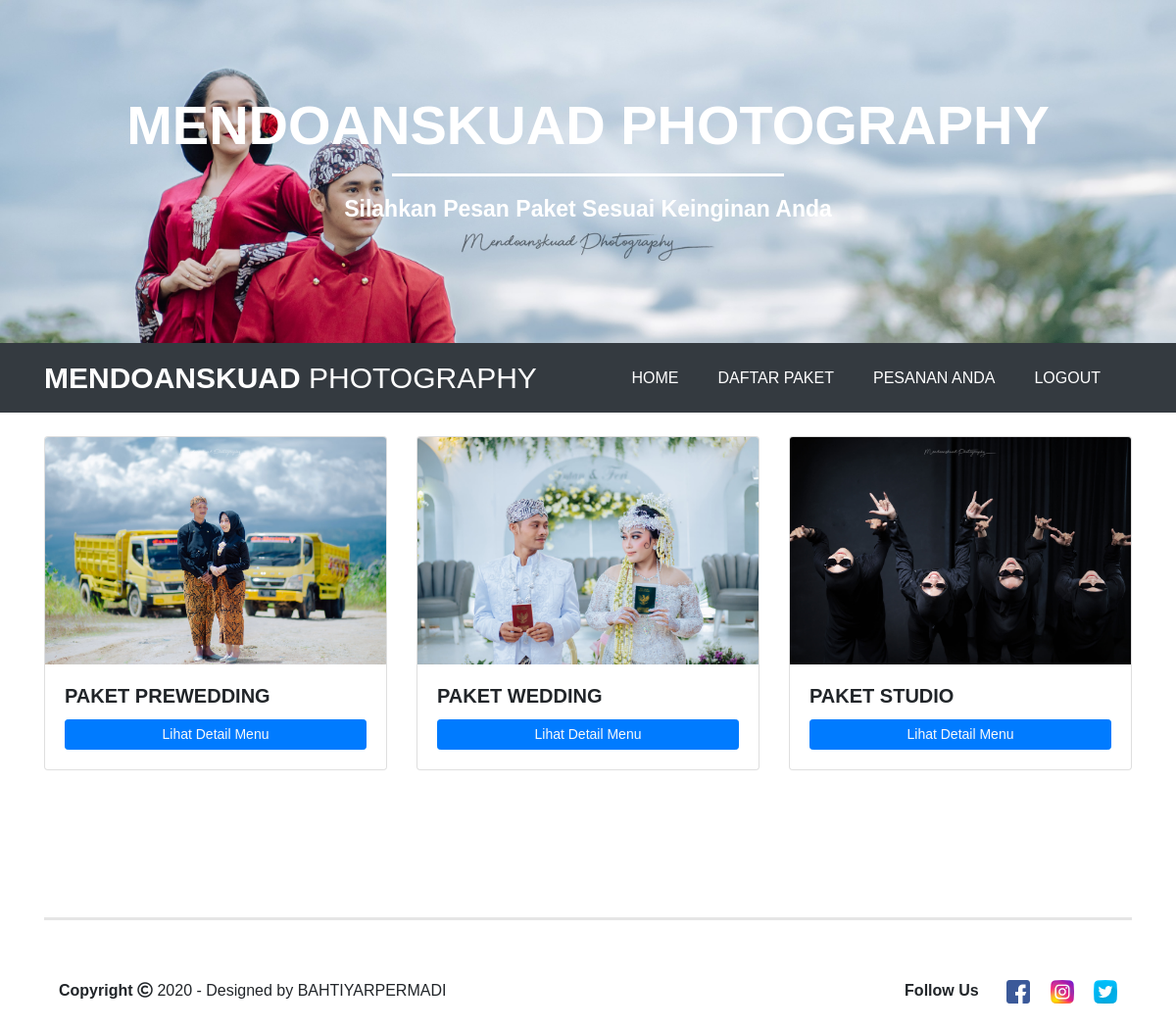
Screenshot of /user/menu_pembeli.php (signed in) with the database file from the repository.
### tables this page shows
CREATE TABLE `kategori_menu` (
  `id_kategori` int(11) NOT NULL,
  `kategori_name` varchar(250) NOT NULL,
  `gambar` varchar(250) NOT NULL
);

### user/menu_pembeli.php (the view, shortened to what this page needs)
<?php include "header.php";
      if(!isset($_SESSION['login_user'])) {
        header("location: login.php");
      }else{
?>
      <div class="container">
      <div class="row">
<?php
include('../koneksi.php');
$query = mysqli_query($koneksi, 'SELECT * FROM kategori_menu');
$result = mysqli_fetch_all($query, MYSQLI_ASSOC);
?>
<?php foreach($result as $result) : ?>
<div class="col-md-4 mt-4">
  <div class="card brder-dark">
    <img src="../upload/<?php echo $result['gambar'] ?>" class="card-img-top" alt="...">
    <div class="card-body">
      <h5 class="card-title font-weight-bold"><?php echo $result['kategori_name'] ?></h5>
      <a href="daftar_paket.php?id_kategori=<?php echo $result['id_kategori'] ?>" class="btn btn-primary btn-sm btn-block text-light">Lihat Detail Menu</a>
    </div>
  </div>
</div>
    <?php endforeach; ?>
  </div>
<?php include "footer.php";
} ?>

### index.css (style rules this page uses)
html { scroll-behavior: smooth; }
body { font-family: sans-serif; font-size: 16px; }

### rows the page displays
kategori_menu: gambar (picture), kategori_name "PAKET PREWEDDING"
kategori_menu: gambar (picture), kategori_name "PAKET WEDDING"
kategori_menu: gambar (picture), kategori_name "PAKET STUDIO"
